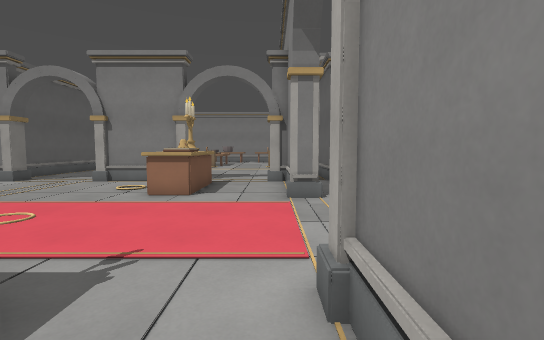
[1] (above)

21 first-person views from a walk through a Godot game level. The camera is 1.5 m above the floor, tilts 4° down and sees 85° across. The floor is counted in squares, 1 m on a side. Each view is taken from the middle of a square. On the plan, view 1 faces up. The plan holds only what a view shows up to about 15 squares ahead; the rest is blank. The place goes on beyond the plan. Characters and animated objects are left out.

[2]
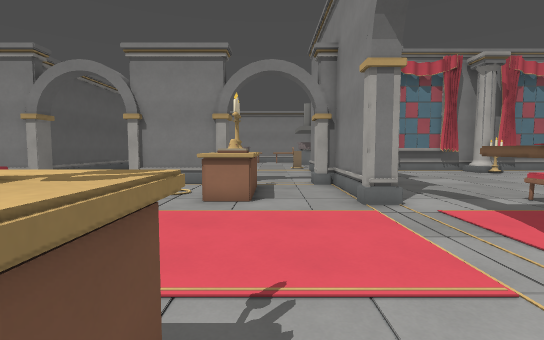

[3]
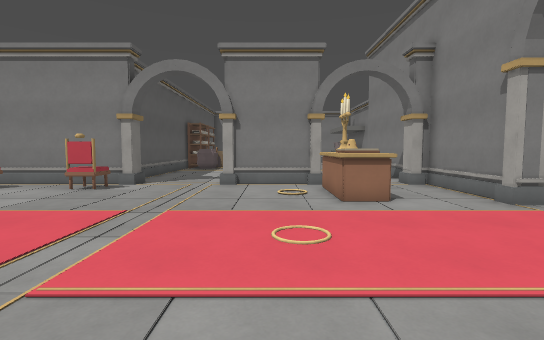

[4]
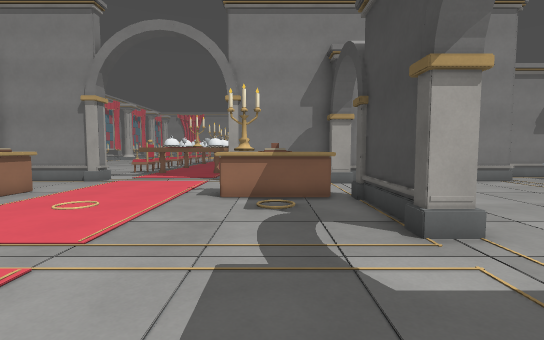

[5]
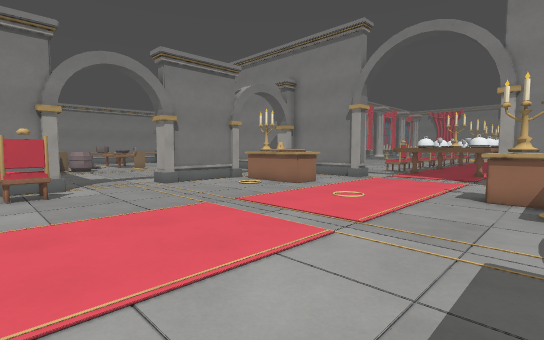

[6]
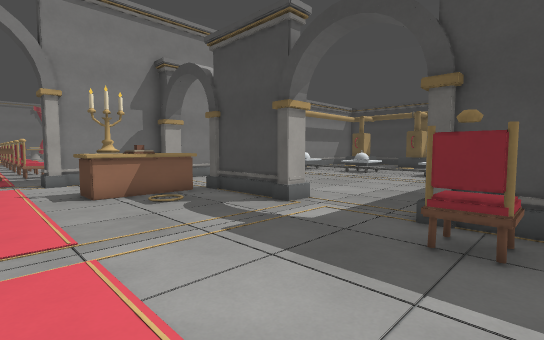

[7]
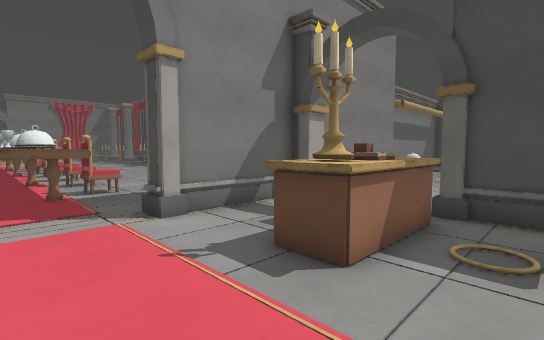

[8]
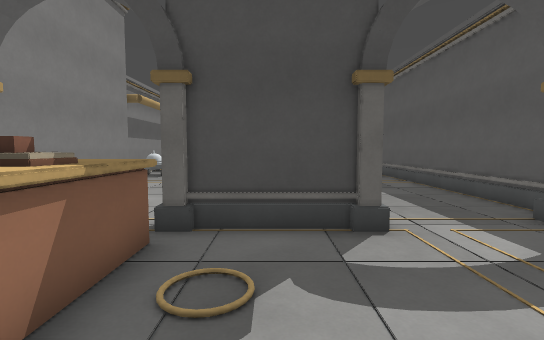

[9]
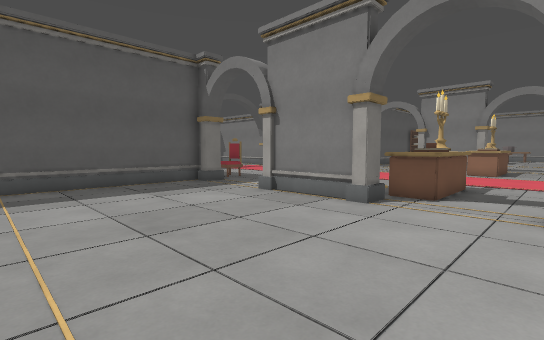

[10]
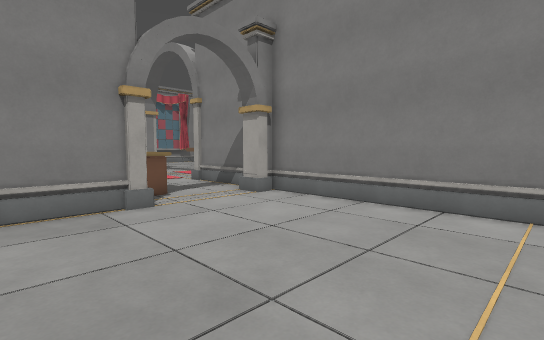

[11]
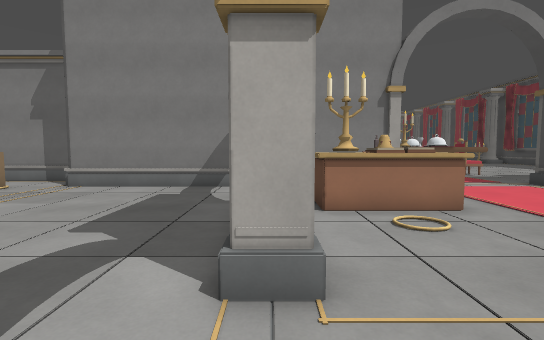

[12]
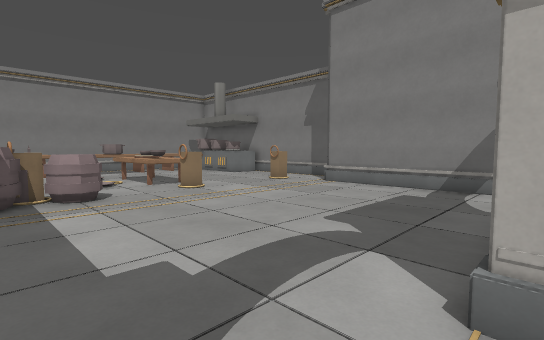

[13]
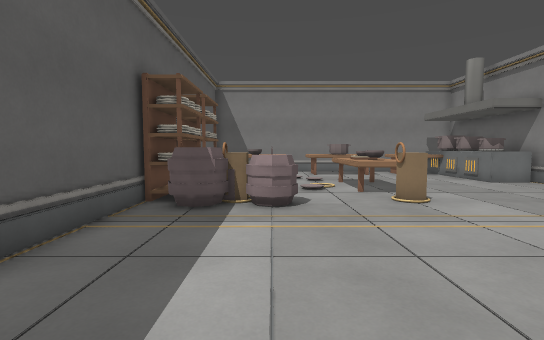

[14]
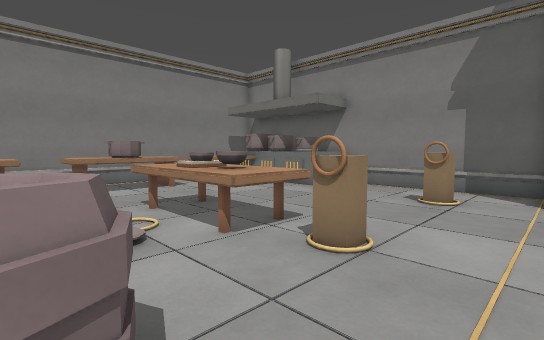

[15]
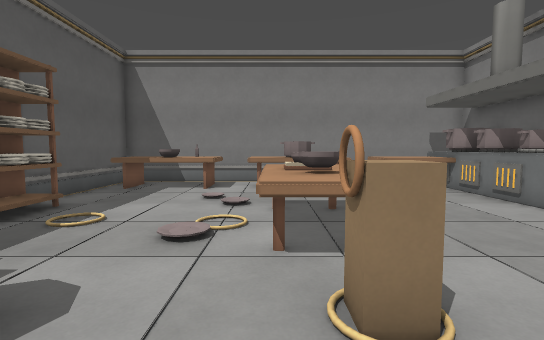

[16]
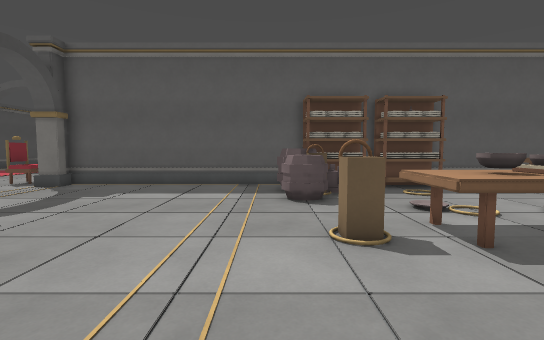

[17]
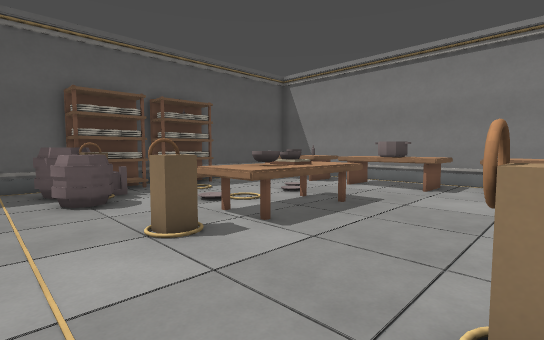

[18]
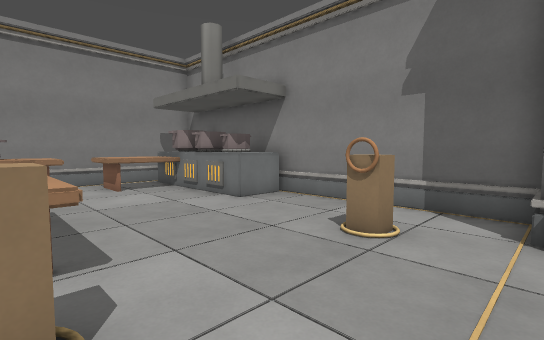

[19]
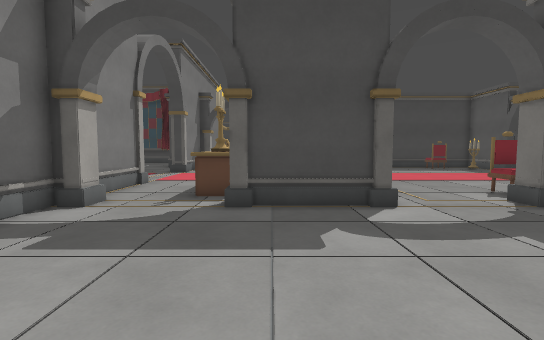

[20]
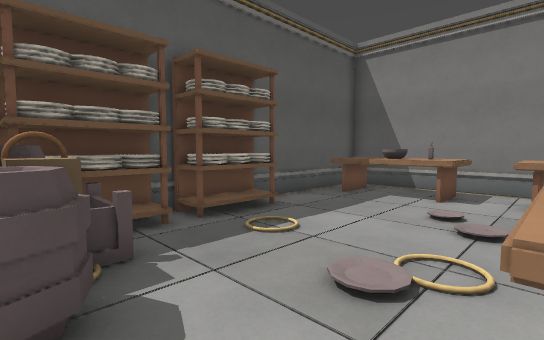

[21]
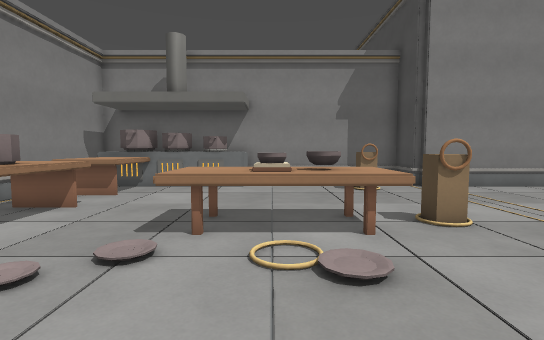

### Floor plan
Key: @ floor where view 1 was taken; # wall or solid block; x gap in a wall; . floor; = window, fence, low wall or low ledge; ^ raised ledge; B block; O other object.
Columns run from 14 left of view 1 to 12 right of it. Each row starts with its distance up from view 1.
 34  #^^^^^^^^^^^^^#
 33  #^^^^^^^^^^^^^^##
 32  #.............###
 31  #.............^^#
 30  #......^^.....###
 29  ##.....^^^....^^#
 28  ##.....^^^......#
 27  #......^^^......#
 26  ##.....^^^......#
 25  ###O....x....=..#
 24  ####=...=....=..#
 23  #...............#
 22  #.............###
 21  #.............#
 20  #.............#
 19  #.............#
 18  #.............#
 17  #.............#
 16  #.............#   ......
 15  #.............# #.......
 14 ###...#####...## #......
 13 .^........^^...#........
 12 ..........^^...#.......
 11 ..........^ ...#......
 10 ..........^^...#.....
  9 ...............#....^
  8 .................^^^
  7 .................^
  6 .................^
  5 .................^  ##
  4 .................^^^#   x
  3  ..............#....^..^..^
  2 ..........^^...# ........
  1 ..........^B...#    ....
  0 ..........^^..@#
 -1 .^........^^...#
 -2 ###...#####...##
 -3  #.............#
 -4  #.............#
 -5  #.............#
 -6  #.............#
 -7  #.............#
 -8  #.............#
 -9  #.............#
-10  #.............#

Positions as (right, up) in squares from view 1, and headings:
1: (0, 0), facing up
2: (-2, 1), facing up
3: (-6, 1), facing up
4: (-13, 1), facing right
5: (-14, 1), facing up-right
6: (-14, 5), facing down-right
7: (-6, 6), facing down-right
8: (-6, 4), facing down
9: (0, -10), facing up-left
10: (-7, -10), facing up-right
11: (-11, 14), facing right
12: (-11, 14), facing up-right
13: (-9, 16), facing up
14: (-9, 22), facing up-right
15: (-6, 22), facing up
16: (0, 23), facing left
17: (0, 22), facing up-left
18: (-5, 22), facing up-right
19: (-5, 22), facing down
20: (-6, 24), facing up-left
21: (-11, 28), facing right
